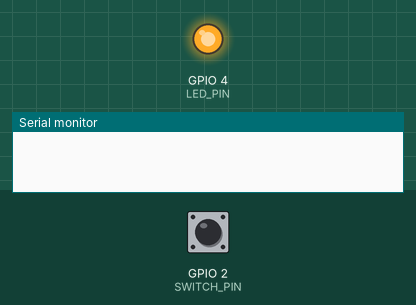
This program was run on a simulated ESP32. Parts: output pins drawn as LEDs (lit = HIGH), the last lines printed to the serial monitor. The test bench sets the inputs (shaded band); at power-on: GPIO 2 (SWITCH_PIN) HIGH.

Above: at 1.7 s.
1.8 s: GPIO 2 (SWITCH_PIN) pulled LOW for 0.15 s
At 1.87 s:
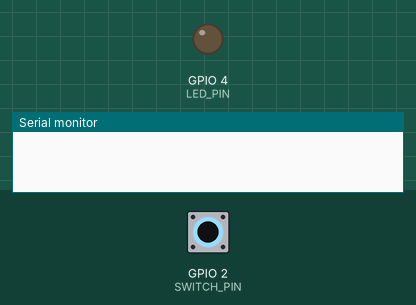
3.4 s: GPIO 2 (SWITCH_PIN) pulled LOW for 3.2 s
At 8.0 s:
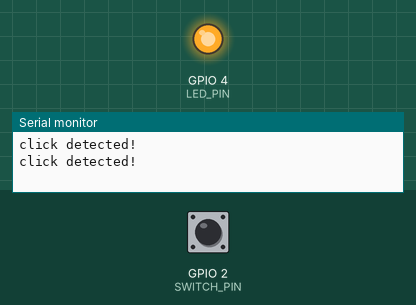
Timing chart, 0 to 9.5 s (numbered marks = the images above; inputs shaded):
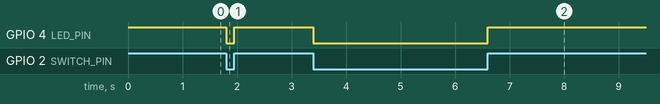

The program:

main.cpp
```cpp
#include <Arduino.h>

#define LED_PIN 4
#define SWITCH_PIN 2

ICACHE_RAM_ATTR void detectsClick()
{
  Serial.println("click detected!");
  digitalWrite(LED_PIN, HIGH);
}

void setup()
{
  Serial.begin(115200);
  pinMode(LED_PIN, OUTPUT);
  pinMode(SWITCH_PIN, INPUT_PULLUP);
  attachInterrupt(digitalPinToInterrupt(SWITCH_PIN), detectsClick, RISING);
  digitalWrite(LED_PIN, HIGH);
  delay(500);
  digitalWrite(LED_PIN, LOW);
}

void instant_switch_to_led_loop()
{
  digitalWrite(LED_PIN, digitalRead(SWITCH_PIN));
  delay(100);
}

void three_seconds_delay_led_loop()
{
  digitalWrite(LED_PIN, LOW);
  delay(3000);
}

void loop()
{
  instant_switch_to_led_loop();
  // three_seconds_delay_led_loop();
}
```

Measured:
- after the input at 1.8 s, GPIO 4 (LED_PIN): HIGH → LOW at once, → HIGH 0.15 s later
- after the input at 3.4 s, GPIO 4 (LED_PIN): HIGH → LOW at once, → HIGH 3.2 s later
